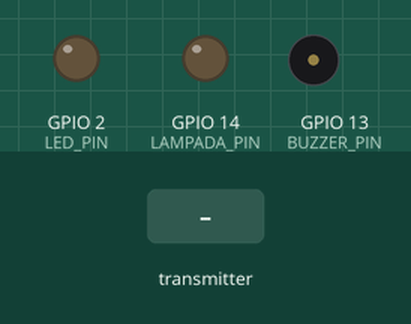
Recording of a sketch running on a simulated ESP32. Shown: output pins drawn as LEDs (lit = HIGH), buzzer (waves = sounding, pin HIGH). Dashed ring = blinking. Inputs (shaded band) come from the test bench. What the sketch prints to the serial monitor is not drawn.

Above: at 3.2 s.
3.3 s: the transmitter starts sending ledOn = 1
At 3.82 s:
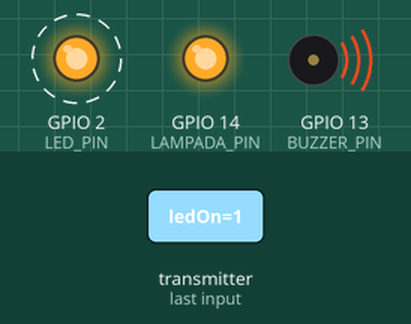
At 4.6 s:
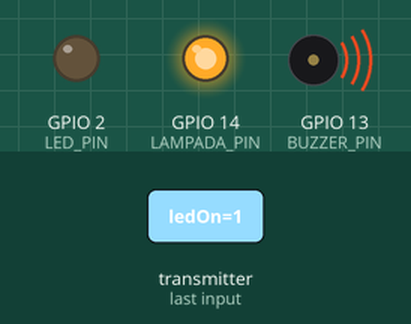
5.4 s: the transmitter starts sending ledOn = 0
At 5.8 s:
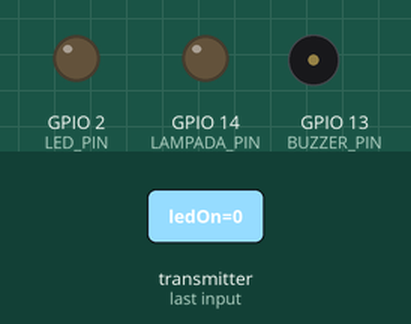
Timing chart, 0 to 8.4 s (numbered marks = the images above; inputs shaded):
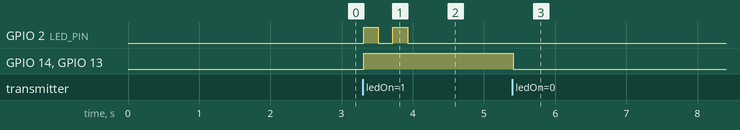

Measured:
- after the input at 3.3 s, GPIO 2 (LED_PIN): alternates HIGH for 0.21 s and LOW for 0.20 s, 4 changes in all, then stays LOW, starting at once; GPIO 14 (LAMPADA_PIN), GPIO 13 (BUZZER_PIN): LOW → HIGH at once
- after the input at 5.4 s, GPIO 14 (LAMPADA_PIN), GPIO 13 (BUZZER_PIN): HIGH → LOW at once

The sketch:

RECEIVER_FINAL.ino
```cpp
#include <WiFi.h>
#include <esp_now.h>
#include <esp_wifi.h>

#define BUZZER_PIN 13 // Pino do Buzzer
#define LAMPADA_PIN 14 // Pino da Lâmpada
#define LED_PIN 2 // Pino do LED

// Struct deve ser idêntica à do transmissor
typedef struct {
  int id;
  bool ledOn;
} mensagem;

mensagem dados;

// Variáveis para controle do LED piscante (2 piscadas apenas)
bool alertaAtivo = false;
bool alertaAnterior = false;
bool ledPiscando = false;
int contadorPiscadas = 0;
unsigned long ultimoPiscarLED = 0;

// Callback ESP-NOW (ABORDAGEM SIMPLES DOS CÓDIGOS QUE FUNCIONAM)
void OnDataRecv(const esp_now_recv_info_t *info, const uint8_t *incomingData, int len) {
  memcpy(&dados, incomingData, sizeof(dados));

  // Log organizado
  Serial.println("\n========================================");
  Serial.println("[RECEPTOR] 📦 Dados recebidos via ESP-NOW");
  Serial.println("========================================");
  Serial.print("  ID da Medição: ");
  Serial.println(dados.id);
  Serial.print("  Status do Alerta: ");
  Serial.println(dados.ledOn ? "🚨 ATIVO" : "✅ NORMAL");
  Serial.println("========================================");

  // Detecta mudança de estado do alerta
  alertaAnterior = alertaAtivo;
  alertaAtivo = dados.ledOn;

  // Se alerta foi ativado (mudou de false para true), inicia sequência de 2 piscadas
  if (alertaAtivo && !alertaAnterior) {
    ledPiscando = true;
    contadorPiscadas = 0;
    ultimoPiscarLED = millis();
    digitalWrite(LED_PIN, HIGH); // Primeira piscada começa ligado
    contadorPiscadas++;
  }

  // Ativa BUZZER e LÂMPADA quando há alerta
  if (dados.ledOn) {
    digitalWrite(BUZZER_PIN, HIGH);
    digitalWrite(LAMPADA_PIN, HIGH);
    Serial.println("[RECEPTOR] 🔊 PINO 13 (BUZZER): LIGADO");
    Serial.println("[RECEPTOR] 💡 PINO 14 (LÂMPADA): LIGADO");
    Serial.println("[RECEPTOR] 💡 PINO 2 (LED): PISCANDO 2 VEZES");
  } else {
    digitalWrite(BUZZER_PIN, LOW);
    digitalWrite(LAMPADA_PIN, LOW);
    digitalWrite(LED_PIN, LOW);
    ledPiscando = false;
    contadorPiscadas = 0;
    Serial.println("[RECEPTOR] 🔊 PINO 13 (BUZZER): DESLIGADO");
    Serial.println("[RECEPTOR] 💡 PINO 14 (LÂMPADA): DESLIGADO");
    Serial.println("[RECEPTOR] 💡 PINO 2 (LED): DESLIGADO");
  }
  Serial.println();
}


void setup() {
  Serial.begin(115200);

  // Configura pinos de saída
  pinMode(BUZZER_PIN, OUTPUT);
  pinMode(LAMPADA_PIN, OUTPUT);
  pinMode(LED_PIN, OUTPUT);

  // Inicializa todos em LOW
  digitalWrite(BUZZER_PIN, LOW);
  digitalWrite(LAMPADA_PIN, LOW);
  digitalWrite(LED_PIN, LOW);

  Serial.println("SLEEP HELP - 3CT");
  delay(2000);

  // Força WiFi em modo STA (ABORDAGEM SIMPLES DOS CÓDIGOS QUE FUNCIONAM)
  WiFi.mode(WIFI_STA);
  esp_wifi_start();

  // Pega MAC da interface STA diretamente
  uint8_t mac[6];
  esp_wifi_get_mac(WIFI_IF_STA, mac);

  char macStr[18];
  snprintf(macStr, sizeof(macStr), "%02X:%02X:%02X:%02X:%02X:%02X",
            mac[0], mac[1], mac[2], mac[3], mac[4], mac[5]);

  Serial.print("MAC deste ESP32: ");
  Serial.println(macStr);

  // Inicializa ESP-NOW (ABORDAGEM SIMPLES DOS CÓDIGOS QUE FUNCIONAM)
  if (esp_now_init() != ESP_OK) {
    Serial.println("Erro ao iniciar ESP-NOW");
    return;
  }

  // Registra callback (ABORDAGEM SIMPLES - SEM adicionar peer)
  esp_now_register_recv_cb(OnDataRecv);

  Serial.println("Pronto para receber");
}

void loop() {
  // Faz o LED piscar apenas 2 vezes quando alerta é ativado
  if (ledPiscando && contadorPiscadas < 4) { // 4 transições = 2 piscadas completas (LIGADO->DESLIGADO->LIGADO->DESLIGADO)
    if (millis() - ultimoPiscarLED >= 200) { // Pisca a cada 200ms
      digitalWrite(LED_PIN, !digitalRead(LED_PIN)); // Alterna estado
      contadorPiscadas++;
      ultimoPiscarLED = millis();

      // Após 2 piscadas completas, para e deixa desligado
      if (contadorPiscadas >= 4) {
        digitalWrite(LED_PIN, LOW);
        ledPiscando = false;
      }
    }
  }

  delay(10); // Pequeno delay para não sobrecarregar
}
```
